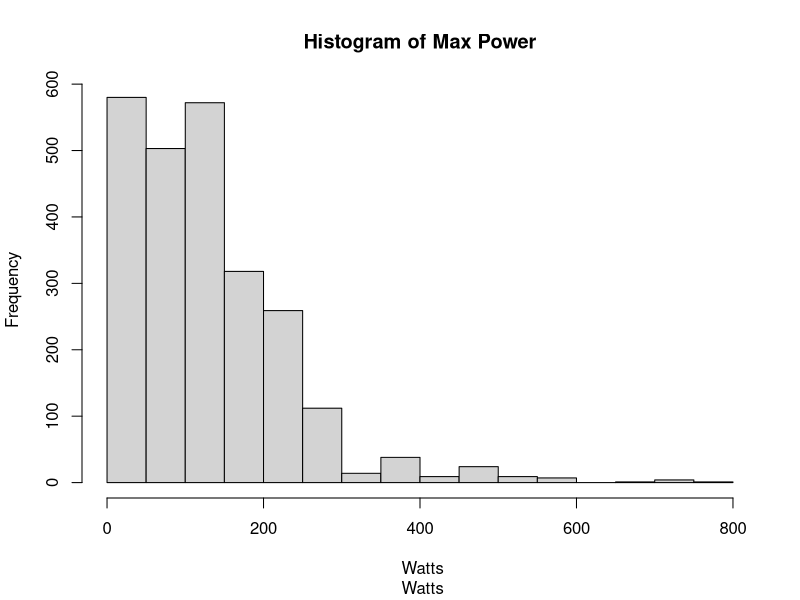
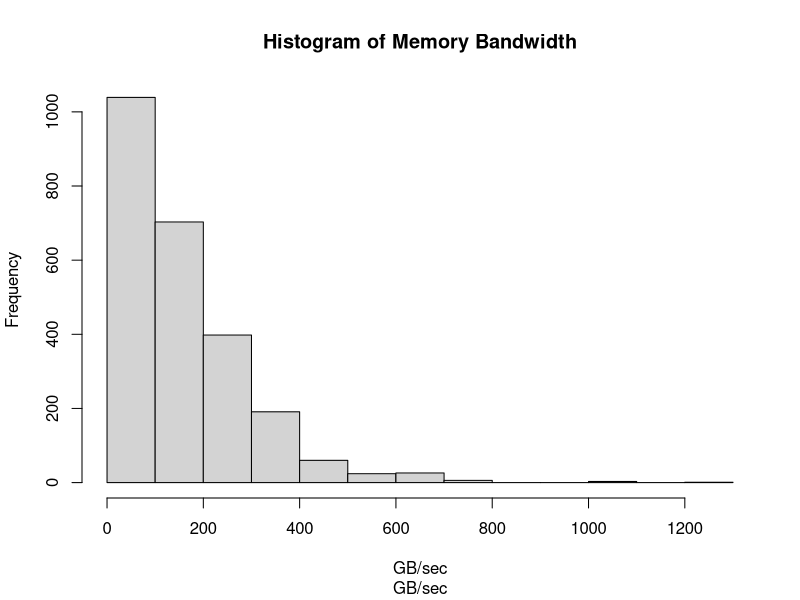
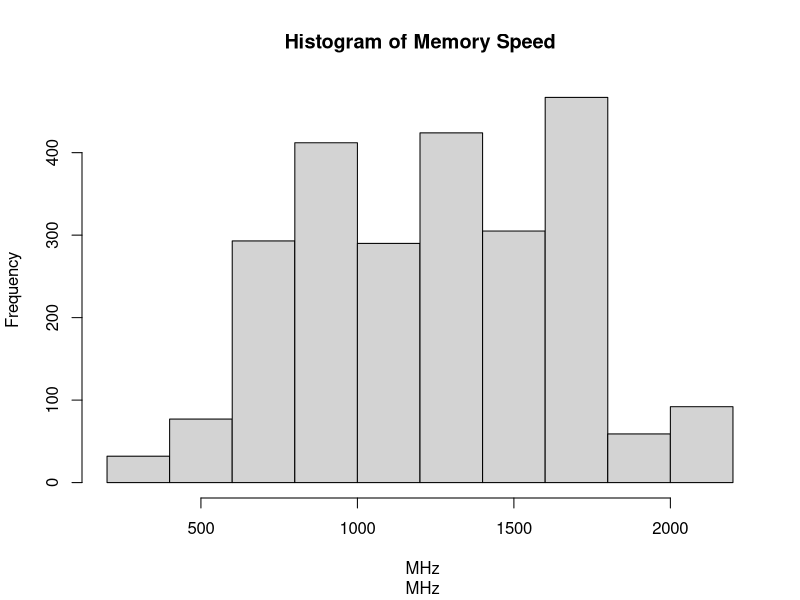
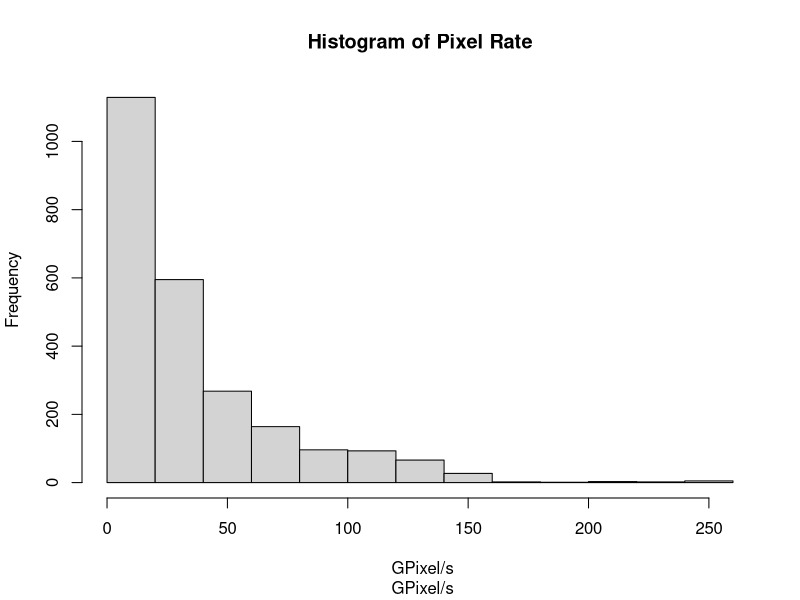
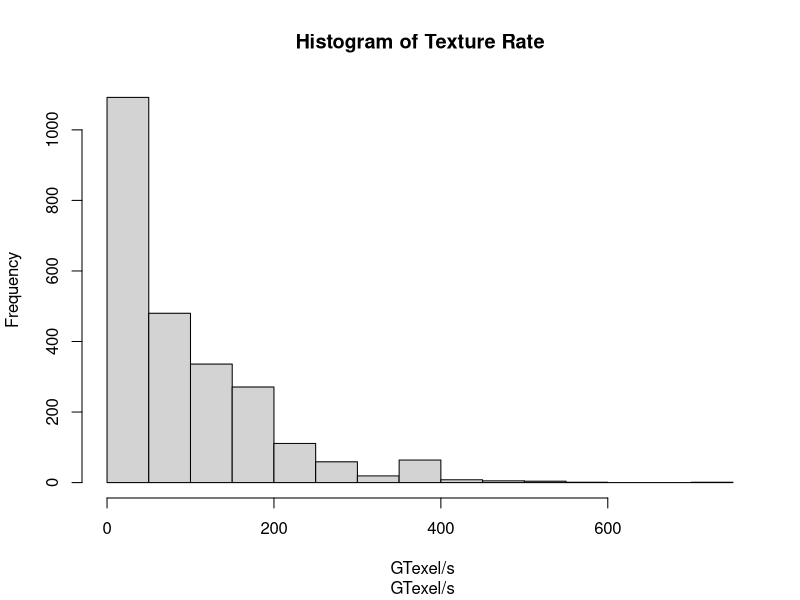
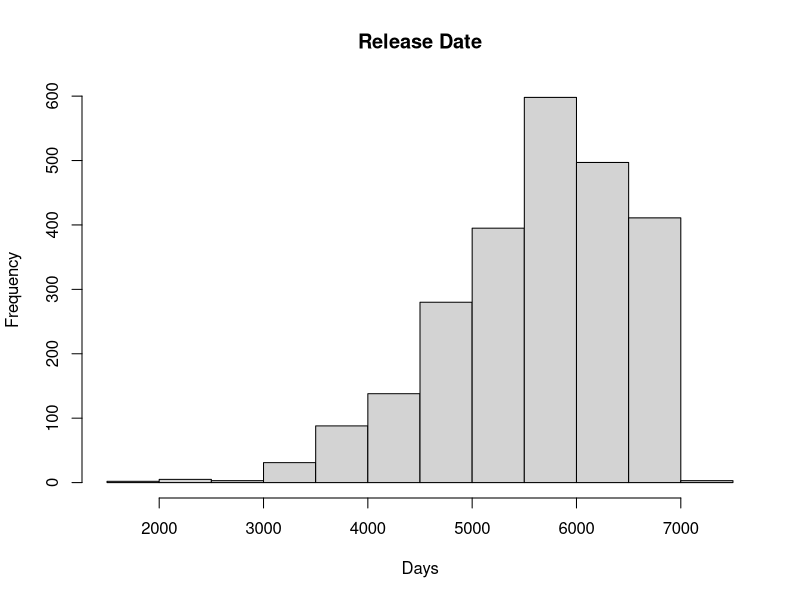
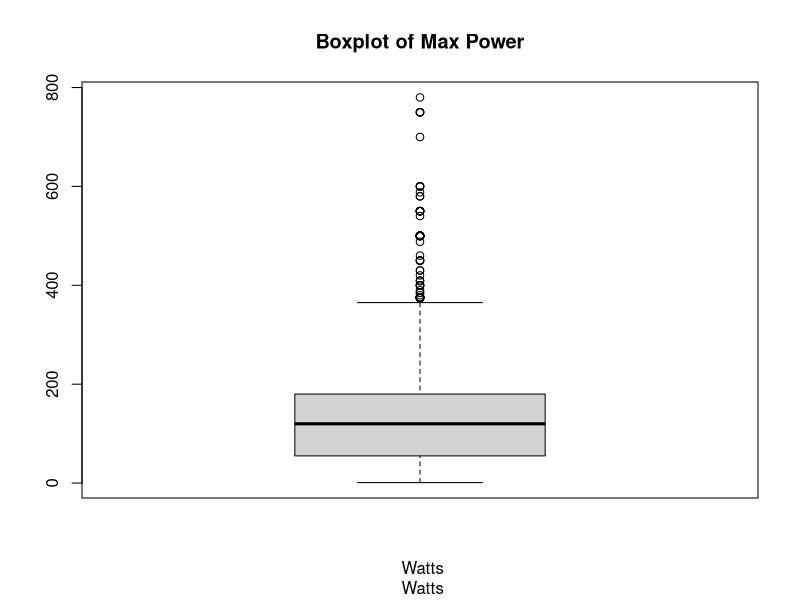
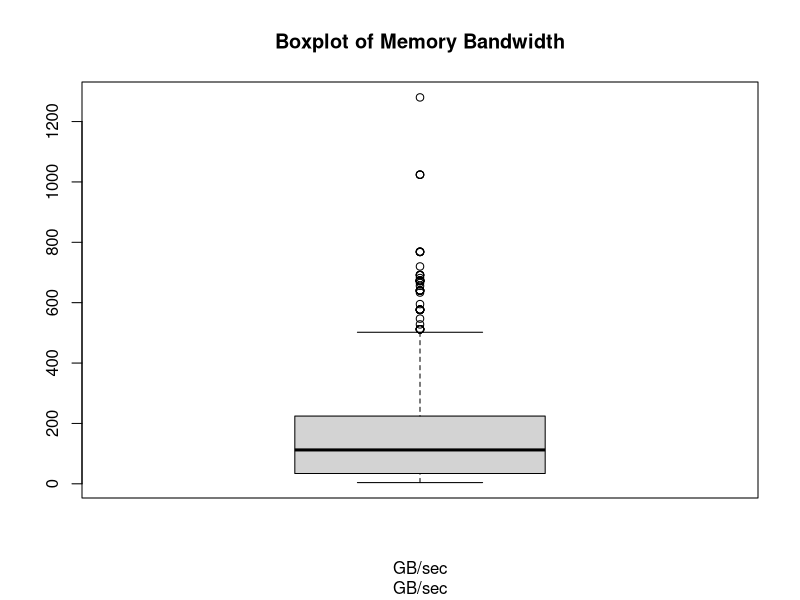

Generate these figures, in order, with R:
library(tidyr)
library(stringr)
library(stringi)
library(dplyr)

# ------------------------------------------------------------------------------------------------------------------

# 3 Tien du li so lieu 

# 3.1 Doc du lieu tu file .csv

setwd("C:/codeR")
df <- read.csv("All_GPUs.csv")
View(df)

# Chon cac bien de hien thi

df <- df[ , c("Name", "Max_Power", "Memory_Bandwidth", "Memory_Speed", "Pixel_Rate", "Texture_Rate", "Release_Date")]
View(df)

# 3.2 Tien xu li du lieu

str(df)

# Tach du lieu thanh 2 phan: Gia tri va Don vi

# Bien Max_Power
df$Max_Power_Nums <- as.numeric(str_extract(df$Max_Power ,"\\d+\\.?\\d*"))
df$Max_Power_Units <- str_replace(df$Max_Power, "\\d+\\.?\\d*", "")
print(table(df$Max_Power_Units))

# Bien Memory_Bandwidth
df$Memory_Bandwidth_Nums <- as.numeric(str_extract(df$Memory_Bandwidth, "\\d+\\.?\\d*"))
df$Memory_Bandwidth_Units <- str_replace(df$Memory_Bandwidth, "\\d+\\.?\\d*", "")
print(table(df$Memory_Bandwidth_Units))

# Bien Memory_Speed
df$Memory_Speed_Nums <- as.numeric(str_extract(df$Memory_Speed, "\\d+\\.?\\d*"))
df$Memory_Speed_Units <- str_replace(df$Memory_Speed, "\\d+\\.?\\d*", "")
print(table(df$Memory_Speed_Units))

# Bien Pixel_Rate
df$Pixel_Rate_Nums <- as.numeric(str_extract(df$Pixel_Rate, "\\d+\\.?\\d*"))
df$Pixel_Rate_Units <- str_replace(df$Pixel_Rate, "\\d+\\.?\\d*", "")
print(table(df$Pixel_Rate_Units))

# Bien Texture_Rate
df$Texture_Rate_Nums <- as.numeric(str_extract(df$Texture_Rate, "\\d+\\.?\\d*"))
df$Texture_Rate_Units <- str_replace(df$Texture_Rate, "\\d+\\.?\\d*", "")
print(table(df$Texture_Rate_Units))

# Đong nhat don vi cua Memory_Bandwidth (MB/sec ->GB/sec)
# Kiem tra xem mau du lieu nao co don vi MB/sec
if ("MB/sec" %in% df$Memory_Bandwidth_Units) {
  # Chuyen doi tu MB/sec thanh GB/sec
  mb_indices <- df$Memory_Bandwidth_Units == "MB/sec"
  df$Memory_Bandwidth_Nums[mb_indices] <- df$Memory_Bandwidth_Nums[mb_indices] / 1024
  df$Memory_Bandwidth_Units[mb_indices] <- "GB/sec"
}
print(table(df$Memory_Bandwidth_Units))

# Bien Release_Date
# Đat ngay đau tien lam moc 0 và so ngay bat đau tu ngay 0 la cot Nums_days
df$Release_Date <- as.Date(sub ("^\\s*\\n", "", df$ Release_Date ), format = "%d-%b-%Y")
print(min(df$Release_Date, na.rm = TRUE))
df$Release_Date_Nums <- as.numeric((df$Release_Date - min(df$Release_Date, na.rm = TRUE)))

head(df)

# 3.3 Xu li du lieu khiem khuyet

# Tao dataframe "dfNums" tu cac cot co gia tri so trong dataframe "df"
dfNums <- data.frame(Max_Power = df$Max_Power_Nums, 
                     Memory_Bandwidth = df$Memory_Bandwidth_Nums, 
                     Memory_Speed = df$Memory_Speed_Nums, 
                     Pixel_Rate = df$Pixel_Rate_Nums, 
                     Texture_Rate = df$Texture_Rate_Nums, 
                     Release_Date = df$Release_Date_Nums)
colnames(dfNums) <- c("Max_Power", "Memory_Bandwidth", "Memory_Speed", "Pixel_Rate", "Texture_Rate", "Release_Date")
head(dfNums) 

# In so luong du lieu khiem khuyet trong moi cot 
print((colSums(is.na(dfNums))))

# In ti le du lieu khiem khuyet trong moi cot
print((colMeans(is.na(dfNums))))

# In cac thong so tong quan du lieu cua moi cot
print(summary(dfNums))

# Xu li du lieu

# Luoc bo cac hang co du lieu gia tri bang 0
df <- subset(df, !apply(df == 0, 1, any))

# Kiem tra kich thuoc cua dataframe sau khi xu li 
dim(df)

# Xu li du lieu khiem khuyet bang gia tri trung vi (median)
df$Max_Power_Nums[is.na(df$Max_Power_Nums)] <- median(df$Max_Power_Nums, na.rm = TRUE)
df$Memory_Bandwidth_Nums[is.na(df$Memory_Bandwidth_Nums)] <- median(df$Memory_Bandwidth_Nums, na.rm = TRUE)
df$Memory_Speed_Nums[is.na(df$Memory_Speed_Nums)] <- median(df$Memory_Speed_Nums, na.rm = TRUE)
df$Pixel_Rate_Nums[is.na(df$Pixel_Rate_Nums)] <- median(df$Pixel_Rate_Nums, na.rm = TRUE)
df$Texture_Rate_Nums[is.na(df$Texture_Rate_Nums)] <- median(df$Texture_Rate_Nums, na.rm = TRUE)
df$Release_Date_Nums[is.na(df$Release_Date_Nums)] <- median(df$Release_Date_Nums, na.rm = TRUE)

# Cap nhat dataframe "dfNums" de su dung cho qua trinh thong ke mo ta
dfNums <- data.frame(df$Max_Power_Nums, df$Memory_Bandwidth_Nums, df$Memory_Speed_Nums, df$Pixel_Rate_Nums, df$Texture_Rate_Nums, df$Release_Date_Nums)
head(dfNums)

# ------------------------------------------------------------------------------------------------------------------

# 4. Thong ke mo ta

# 4.1 Thong tin tong quat ve cac bien trong bo du lieu phan tich
print(summary(dfNums))

# 4.2 Cac bieu do - do thi

# Bieu do tan suat (histogram)
hist(dfNums$df.Max_Power_Nums, xlab = df$Max_Power_Units, main = 'Histogram of Max Power')
hist(dfNums$df.Memory_Bandwidth_Nums, xlab = df$Memory_Bandwidth_Units, main = 'Histogram of Memory Bandwidth')
hist(dfNums$df.Memory_Speed_Nums, xlab = df$Memory_Speed_Units, main = 'Histogram of Memory Speed')
hist(dfNums$df.Pixel_Rate_Nums, xlab = df$Pixel_Rate_Units, main = 'Histogram of Pixel Rate')
hist(dfNums$df.Texture_Rate_Nums, xlab = df$Texture_Rate_Units, main = 'Histogram of Texture Rate')
hist(dfNums$df.Release_Date_Nums, xlab = 'Days', main = 'Release Date')

# Bieu do hop (box-plot)
boxplot(dfNums$df.Max_Power_Nums, xlab = df$Max_Power_Units, main = 'Boxplot of Max Power')
boxplot(dfNums$df.Memory_Bandwidth_Nums, xlab = df$Memory_Bandwidth_Units, main = 'Boxplot of Memory Bandwidth')
boxplot(dfNums$df.Memory_Speed_Nums, xlab = df$Memory_Speed_Units, main = 'Boxplot of Memory Speed')
boxplot(dfNums$df.Pixel_Rate_Nums, xlab = df$Pixel_Rate_Units, main = 'Boxplot of Pixel Rate')
boxplot(dfNums$df.Texture_Rate_Nums, xlab = df$Texture_Rate_Units, main = 'Boxplot of Texture Rate')
boxplot(dfNums$df.Release_Date_Nums, xlab = 'Days', main = 'Boxplot of Release Date')

# Bieu do phan tan (scatter plot)
pairs(dfNums, main = 'Scatterplot of data')

# Tinh ma tran tuong quan cho cac cot du lieu trong mau du lieu phan tich
print(cor(dfNums))

# ------------------------------------------------------------------------------------------------------------------

# 5. Thong ke suy dien

# Chuyen doi cac bien sang dang logarit de han che sai so trong mo hinh

  # Tao dataframe "dfNums2" tu cac cot co gia tri so trong dataframe "dfNums"
  dfNums2 <- dfNums
  View(dfNums2) 

  # Chuyen du lieu tu cac cot thanh logarit
  columns_to_log <- c("df.Max_Power_Nums", "df.Memory_Bandwidth_Nums", "df.Memory_Speed_Nums", 
                    "df.Pixel_Rate_Nums", "df.Texture_Rate_Nums", "df.Release_Date_Nums")
  dfNums2[, columns_to_log] <- log(dfNums2[, columns_to_log])

  # Hien thi phan dau cua bo du lieu da xu li sang dan logarit
  head(dfNums2)

# Tao cac mo hinh hoi quy tuyen tinh voi bien phu thuoc Memory_Bandwidth, su dung data frame dfNums2 

  # Mo hinh 1 - Bien doc lap: Memory_Speed, Pixel_Rate, Texture_Rate, Release_Date
  Model1 <- lm(df.Memory_Bandwidth_Nums ~ df.Memory_Speed_Nums + df.Pixel_Rate_Nums + df.Texture_Rate_Nums + df.Release_Date_Nums,data = dfNums2)
  summary(Model1)
  
  # Mo hinh 2 - Bien doc lap: Max_Power, Memory_Speed, Texture_Rate, Release_Date
  Model2 <- lm(df.Memory_Bandwidth_Nums ~ df.Max_Power_Nums + df.Memory_Speed_Nums + df.Texture_Rate_Nums + df.Release_Date_Nums,data = dfNums2)
  summary(Model2)
  
  # Mo hinh 3 - Bien doc lap: Max_Power, Memory_Speed, Pixel_Rate, Texture_Rate, Release_Date
  Model3 <- lm(df.Memory_Bandwidth_Nums ~ df.Max_Power_Nums + df.Memory_Speed_Nums + df.Pixel_Rate_Nums + df.Texture_Rate_Nums + df.Release_Date_Nums,data = dfNums2)
  summary(Model3)

# So sanh cac mo hinh hoi quy 
  
  # Anova
  anova(Model1,Model2)
  anova(Model2,Model3)
  
  # Do thi bieu thi sai so hoi quy residuals va gia tri du bao fitted values
  par(mfrow =c(2,2))
  plot(Model3)
  par(mfrow = c(1,1))

# Du doan (predict)

  # Cac bien trong du lieu
  Memory_Bandwidth=dfNums2$df.Memory_Bandwidth_Nums
  Max_Power=dfNums2$df.Max_Power_Nums
  Memory_Speed=dfNums2$df.Memory_Speed_Nums
  Pixel_Rate=dfNums2$df.Pixel_Rate_Nums
  Texture_Rate=dfNums2$df.Texture_Rate_Nums
  Release_Date=dfNums2$df.Release_Date_Nums
  
  predict_data <- data.frame(Max_Power,Memory_Speed,Pixel_Rate,Texture_Rate,Release_Date)
  P<-lm(Memory_Bandwidth~.,data=predict_data)
  summary(P)
  
  # So sanh ket qua du doan va du lieu
  predict_mb = predict(P)
  p=data.frame(predict_mb,Memory_Bandwidth)
  p
  
  # Ve bieu do du doan
  x<- (1:50)
  y<-x
  kql = lm(y~x)
  par(mfrow=c(1,1))
  plot(p,xlab="predicted values",ylab="observed values",main=" Plot to predict")
  abline(kql,col="red")
  
  # Kiem tra du doan
  new <- dfNums2[,c ("df.Max_Power_Nums", "df.Memory_Speed_Nums", "df.Pixel_Rate_Nums", "df.Texture_Rate_Nums", "df.Release_Date_Nums" )]
  result <- predict(Model3, newdata = new, interval = "confidence")
  newDf <- data.frame(ifelse(abs(result[,"fit"]-dfNums2[,"df.Memory_Bandwidth_Nums"]) >= 0.5, FALSE, TRUE))
  colnames(newDf) <- "Good predict"
  apply(newDf,2,mean)